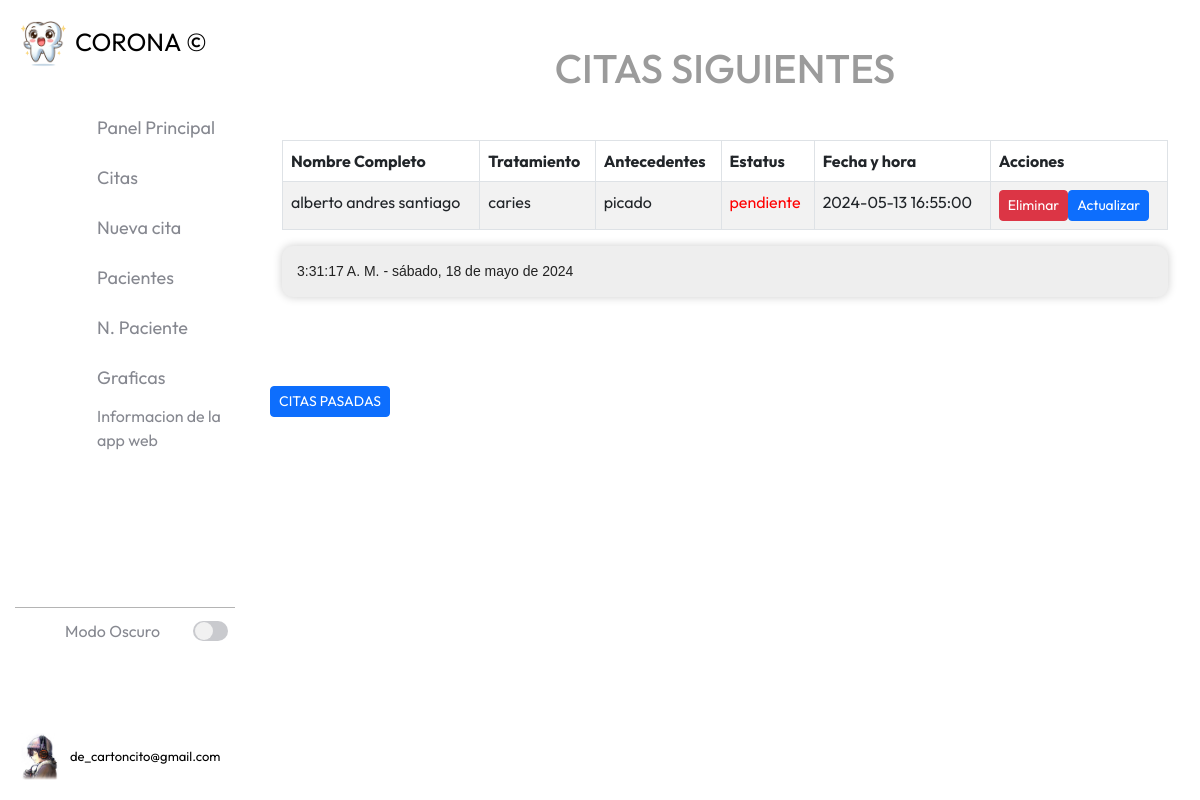
Page /pages/inicio/panel_principal.php (signed in) on the committed database.
### tables this page shows
CREATE TABLE `citas` (
  `id` int(11) NOT NULL,
  `nombre` varchar(100) NOT NULL,
  `apellido_paterno` varchar(100) NOT NULL,
  `apellido_materno` varchar(100) DEFAULT NULL,
  `tratamiento` varchar(100) DEFAULT NULL,
  `fecha_hora` datetime NOT NULL,
  `paciente_id` int(11) DEFAULT NULL,
  `estatus` varchar(20) DEFAULT NULL
);

CREATE TABLE `pacientes` (
  `id` int(11) NOT NULL,
  `nombre` varchar(50) DEFAULT NULL,
  `apellido_paterno` varchar(50) DEFAULT NULL,
  `apellido_materno` varchar(50) DEFAULT NULL,
  `telefono` varchar(20) DEFAULT NULL,
  `email` varchar(100) DEFAULT NULL,
  `fecha_nacimiento` date DEFAULT NULL,
  `direccion` varchar(255) DEFAULT NULL,
  `historial_medico` text DEFAULT NULL,
  `sexo` varchar(100) DEFAULT NULL
);

### assets/panel_principal/index.php (the view, shortened to what this page needs)
<?php
$servername = "localhost";
$username = "root";
$password = "";
$database = "Dentista_Corona";
$conn = mysqli_connect($servername, $username, $password, $database);
$sql = "SELECT p.id, p.nombre, p.apellido_paterno, p.apellido_materno, p.historial_medico AS antecedentes, c.fecha_hora, c.estatus, c.tratamiento
FROM citas c INNER JOIN pacientes p ON c.paciente_id = p.id;";
$resultado = mysqli_query($conn, $sql);
?>
<!DOCTYPE html>
<html lang="es">
<head>
    <link href="https://cdn.jsdelivr.net/npm/bootstrap@5.3.0/dist/css/bootstrap.min.css" rel="stylesheet">
    <link href="https://cdn.datatables.net/1.11.5/css/dataTables.bootstrap5.min.css" rel="stylesheet">
    <link rel="stylesheet" href="https://cdnjs.cloudflare.com/ajax/libs/limonte-sweetalert2/11.3.4/sweetalert2.min.css">
    <link rel="stylesheet" href="../../css/tabla_citas.css">
    <?php require '../../assets/MENU/index.php'; ?>
</head>
<body>
    <main class="dark-mod">
        <h1 class="my-4" style="text-align: center; color: rgb(155, 155, 155); border: 1px black;">CITAS SIGUIENTES</h1>
        <br>
        <div class="container">
            <div class="table-responsive">
                <table id="dataTable" class="table table-striped table-bordered">
                    <thead id="tabla_1">
                        <tr>
                            <th>Nombre Completo</th>
                            <th>Tratamiento</th>
                            <th>Antecedentes</th>
                            <th>Estatus</th>
                            <th>Fecha y hora</th>
                            <th>Acciones</th>
                        </tr>
                    </thead>
                    <tbody id="resultados_tabla">
                    <?php
                        while($fila = mysqli_fetch_assoc($resultado)) {
                            echo "<tr>";
                            echo "<td>".$fila['nombre']." ".$fila['apellido_paterno']." ".$fila['apellido_materno']."</td>";
                            echo "<td>".$fila['tratamiento']."</td>";
                            echo "<td>".$fila['antecedentes']."</td>";
                            echo "<td style='color: ";
                            $fechaHoraCita = strtotime($fila['fecha_hora']);
                            $fechaHoraActual = strtotime(date('Y-m-d H:i:s'));
                            if ($fechaHoraActual < $fechaHoraCita - (5 * 60)) {
                                echo "gray";
                            } else if ($fechaHoraActual < $fechaHoraCita + (3 * 60)) {
                                echo "yellow";
                            } else {
                                echo "red";
                            }
                            echo "'>".$fila['estatus']."</td>";
                            echo "<td>".$fila['fecha_hora']."</td>";
                            echo "<td>";
                            echo "<button class='btn btn-danger btn-sm eliminar-btn' data-id='".$fila['id']."'>Eliminar</button>";
                            echo "<button class='btn btn-primary btn-sm actualizar-btn' data-bs-toggle='modal' data-bs-target='#actualizarModal' data-id='".$fila['id']."'>Actualizar</button>";
                            echo "</td>";
                            echo "</tr>";
                        }
                        ?>
                    </tbody>
                </table>
            </div>
            <?php require_once '../../assets/fecha/fecha_en_vivo.php'; ?>
        </div>
        <button class="btn btn-primary btn-sm " id="citas-pasadas-btn">CITAS PASADAS</button>
    </main>
</body>
</html>

### assets/MENU/style.css (style rules this page uses)
:root { --color-barra-lateral: rgb(255, 255, 255); --color-texto: rgb(0, 0, 0); --color-texto-menu: rgb(134, 136, 144); --color-menu-hover: rgb(238, 238, 238); --color-menu-hover-texto: rgb(0, 0, 0); --color-boton: rgb(0, 0, 0); --color-boton-texto: rgb(255, 255, 255); --color-linea: rgb(180, 180, 180); --color-switch-base: rgb(201, 202, 206); --color-switch-circulo: rgb(241, 241, 241); --color-scroll: rgb(192, 192, 192); --color-scroll-hover: rgb(134, 134, 134); }
.dark-mode, main.dark-mod { --color-barra-lateral: #1C3059; --color-texto: rgb(255, 255, 255); --color-texto-menu: rgb(179, 179, 185); --color-menu-hover: rgb(0, 0, 0); --color-menu-hover-texto: rgb(238, 238, 238); --color-boton: rgb(255, 255, 255); --color-boton-texto: rgb(0, 0, 0); --color-linea: rgb(90, 90, 90); --color-switch-base: rgb(39, 217, 66); --color-switch-circulo: rgb(255, 255, 255); --color-scroll: rgb(68, 69, 74); --color-scroll-hover: rgb(85, 85, 85); --background-color: rgb(0, 0, 0); color: var(--color-texto); }
* { margin: 0; padding: 0; box-sizing: border-box; font-family: 'Outfit', sans-serif; }
body { height: 100vh; width: 100%; }
main { margin-left: 250px; padding: 20px; transition: margin-left 0.5s ease; }

### rows in the picture
citas: paciente.nombre "alberto", paciente.apellido_paterno "andres", paciente.apellido_materno "santiago", tratamiento "caries", paciente.historial_medico "picado", estatus "pendiente", fecha_hora "2024-05-13 16:55:00"

### other values in the picture
$correo "de_cartoncito@gmail.com"
